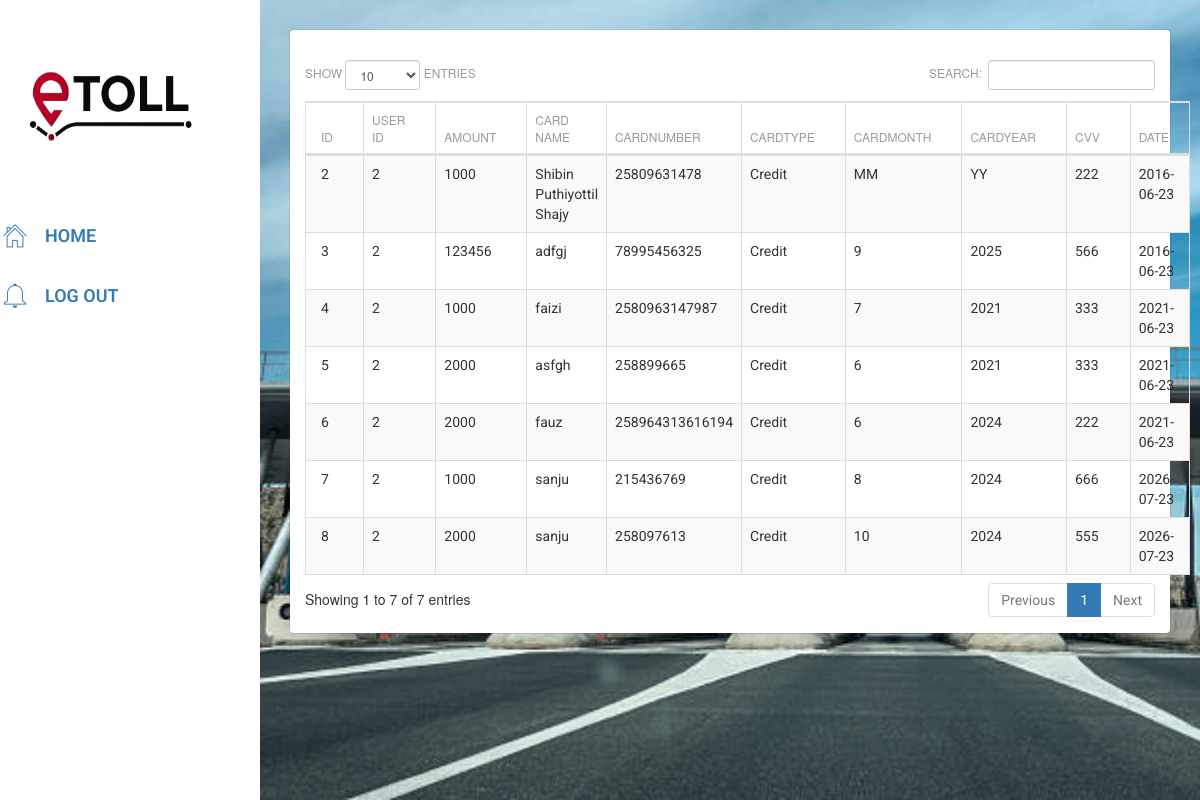
Page /php/E-Toll/Payment/select.php on the committed database.
### tables this page shows
CREATE TABLE IF NOT EXISTS `payment_tbl` (
  `id` int(10) NOT NULL AUTO_INCREMENT,
  `user_id` varchar(100) NOT NULL,
  `amount` varchar(100) NOT NULL,
  `card_name` varchar(100) NOT NULL,
  `cardnumber` varchar(100) NOT NULL,
  `cardtype` varchar(100) NOT NULL,
  `cardmonth` varchar(100) NOT NULL,
  `cardyear` varchar(100) NOT NULL,
  `cvv` varchar(100) NOT NULL,
  `date` date NOT NULL,
  PRIMARY KEY (`id`)
);

### php/E-Toll/Payment/tables.php (called while the page is built, shortened)
<?php
$table="payment_tbl";
?>

### php/E-Toll/Payment/select.php (the view, shortened to what this page needs)
<?php
include("tables.php");
include("../header_inner.php");
$i=0;
?>
		<link rel="stylesheet" type="text/css" href="datatables.min.css">
<div class="">
<div class="clearfix"></div>
<table id="example" class="table table-striped table-bordered dataTable no-footer" cellspacing="0"  role="grid" aria-describedby="example_info" >
          <?php
		  include("../connection.php");
	?>
	<?php
		  $result2 = mysqli_query($con,"SHOW FIELDS FROM $table");
 echo "<thead><tr>";
while ($row2 = mysqli_fetch_array($result2))
 {
  $name=$row2['Field'];
  echo "<th>".
  str_replace('_', ' ', $name)
  ."</th>";
 $i++;
 }
 echo "
 </tr></thead>";
   echo "<tbody>";
 	$result = mysqli_query($con,"SELECT * FROM $table ");
		while($row = mysqli_fetch_array($result))
		{
		echo "<tr>";
		for($k=0;$k<$i;$k++)
		{
			if($k==30)
			{
			  $sql2 = "select *  from customer where id='$_SESSION[userid]' ";
    $result2 = mysqli_query($con, $sql2) or die("Error in Selecting " . mysqli_error($connection));
$row2 =mysqli_fetch_array($result2);
			echo "<td >  $row2[contact_person]</td>";
			}
			elseif($k==31)
			{
			echo "<td class='hiddentd'> $row[content] </td>";
			}
				elseif($k==40)
			{
			echo "<td > <img src='uploads/$row[$k]' width='100'></td>";
			}
			else
			{
			echo "<td >$row[$k]</td>";
			}
		}
			echo "
			</tr>";
		}
        ?>
        </tbody>
    </table>
    </div>

### rows in the picture
payment_tbl: id "2", user "2", amount "1000", card_name "Shibin Puthiyottil Shajy", cardnumber "25809631478", cardtype "Credit", cardmonth "MM", cardyear "YY", cvv "222", date "2016-06-23"
payment_tbl: id "3", user "2", amount "123456", card_name "adfgj", cardnumber "78995456325", cardtype "Credit", cardmonth "9", cardyear "2025", cvv "566", date "2016-06-23"
payment_tbl: id "4", user "2", amount "1000", card_name "faizi", cardnumber "2580963147987", cardtype "Credit", cardmonth "7", cardyear "2021", cvv "333", date "2021-06-23"
payment_tbl: id "5", user "2", amount "2000", card_name "asfgh", cardnumber "258899665", cardtype "Credit", cardmonth "6", cardyear "2021", cvv "333", date "2021-06-23"
payment_tbl: id "6", user "2", amount "2000", card_name "fauz", cardnumber "258964313616194", cardtype "Credit", cardmonth "6", cardyear "2024", cvv "222", date "2021-06-23"
payment_tbl: id "7", user "2", amount "1000", card_name "sanju", cardnumber "215436769", cardtype "Credit", cardmonth "8", cardyear "2024", cvv "666", date "2026-07-23"
payment_tbl: id "8", user "2", amount "2000", card_name "sanju", cardnumber "258097613", cardtype "Credit", cardmonth "10", cardyear "2024", cvv "555", date "2026-07-23"

### other values in the picture
str_replace('_', ' ', $name) "ID"
str_replace('_', ' ', $name) "USER ID"
str_replace('_', ' ', $name) "AMOUNT"
str_replace('_', ' ', $name) "CARD NAME"
str_replace('_', ' ', $name) "CARDNUMBER"
str_replace('_', ' ', $name) "CARDTYPE"
str_replace('_', ' ', $name) "CARDMONTH"
str_replace('_', ' ', $name) "CARDYEAR"
str_replace('_', ' ', $name) "CVV"
str_replace('_', ' ', $name) "DATE"
